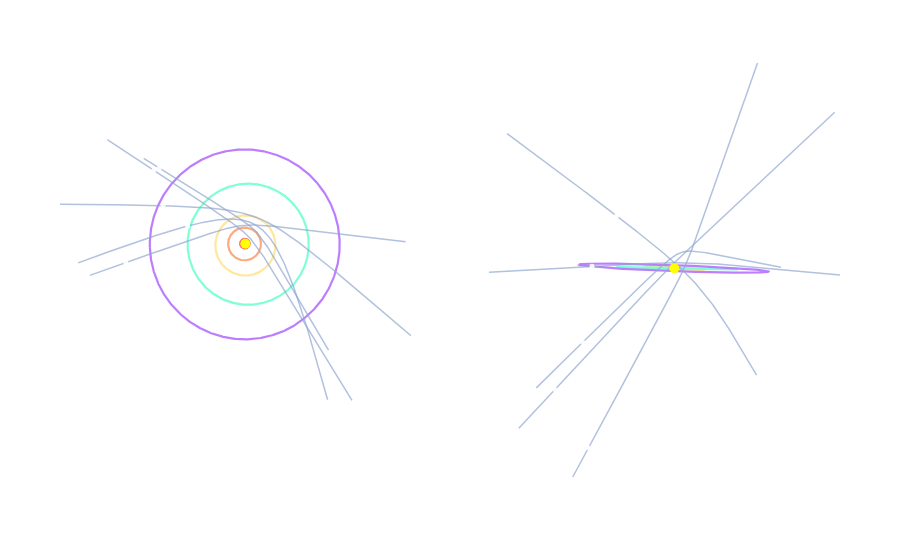

The notebook cell this image was saved under:
### Markdown cell above
## 5) Parabolic & hyperbolic orbits

Parabolic and hyperbolic orbits are naturally handelled by Layup Visualize in the exact same way as any other regular orbit. The only difference is we set a maximum distance that we draw the parabolae/hyperbolae out to, which the user can alter if they want to see more or less of the trajectory

### Code cell
# --- toy dataset: 5 example hyperbolic orbits ---
rng = np.random.default_rng(24601)
N = 5
dtype = [
    ("ObjID", "U32"),
    ("epochMJD_TDB", "f8"),
    ("q", "f8"),
    ("e", "f8"),
    ("inc", "f8"),
    ("argPeri", "f8"),
    ("node", "f8"),
    ("t_p_MJD_TDB", "f8"),
]

orbits = np.zeros(N, dtype=dtype)
orbits["ObjID"] = [f"Obj-{i:02d}" for i in range(N)]
orbits["epochMJD_TDB"] = float(61000.0)
orbits["q"] = rng.uniform(1.5, 12.0, size=N)
orbits["e"] = np.clip(rng.normal(5.0, 2.5, size=N), 1.0, 10.0)  # <-- keep it hyperbolic now
orbits["inc"] = rng.uniform(0, 60, size=N)
orbits["argPeri"] = rng.uniform(0, 360.0, size=N)
orbits["node"] = rng.uniform(0, 360.0, size=N)
orbits["t_p_MJD_TDB"] = float(58000.0)

# --- build lines again, but set a maximum render distance of 60 au ---
conic_cache, lines_cache, sunpos_cache, pos_cache = prepopulate_orbit_variants(
    orbits,
    orbit_format="COM",
    input_plane="ecliptic",
    input_origin="heliocentric",
)

planet_names = ["Mercury", "Venus", "Earth", "Mars", "Jupiter", "Saturn", "Uranus", "Neptune"]
planet_lines_cache, planet_id = build_planet_lines_cache(
    ephem,
    epochJD_center,
    planet_names=planet_names,
    n_points=900,
)

key = ("helio", "ecl")
conic = conic_cache[key]
orbit_pos = pos_cache[key]
sun_xyz = sunpos_cache[key]

lines = conic_lines_from_classical_conic(conic, n_points=400, r_max=60)

# --- draw 2d plot ---
fig2d = plotly_2D(
    lines,
    conic,
    orbit_pos=orbit_pos,
    planet_lines=planet_lines_cache[("helio", "ecl")],
    planet_id=planet_id,
    plot_sun=True,
    panels=("XY", "XZ"),
    return_fig=True,
)
fig2d

### Figure 1 — Plotly figure (JSON) as saved in the notebook; plotly's stock layout.template omitted (floating-point values rounded to 4 significant figures; data arrays with more than 128 entries replaced by an {"elided": "..."} marker saying what was removed)
{"data": [{"hovertemplate": "Mercury<extra></extra>", "line": {"color": "rgba(190,190,190,0.95)", "width": 2.2}, "meta": {"kind": "Planet"}, "mode": "lines", "name": "Mercury", "showlegend": false, "type": "scatter", "x": {"elided": "900 float values"}, "xaxis": "x", "y": {"elided": "900 float values"}, "yaxis": "y"}, {"hovertemplate": "Mercury<extra></extra>", "line": {"color": "rgba(190,190,190,0.95)", "width": 2.2}, "meta": {"kind": "Planet"}, "mode": "lines", "name": "Mercury", "showlegend": false, "type": "scatter", "x": {"elided": "900 float values"}, "xaxis": "x2", "y": {"elided": "900 float values"}, "yaxis": "y2"}, {"hovertemplate": "Venus<extra></extra>", "line": {"color": "rgba(255,190,90,0.95)", "width": 2.2}, "meta": {"kind": "Planet"}, "mode": "lines", "name": "Venus", "showlegend": false, "type": "scatter", "x": {"elided": "900 float values"}, "xaxis": "x", "y": {"elided": "900 float values"}, "yaxis": "y"}, {"hovertemplate": "Venus<extra></extra>", "line": {"color": "rgba(255,190,90,0.95)", "width": 2.2}, "meta": {"kind": "Planet"}, "mode": "lines", "name": "Venus", "showlegend": false, "type": "scatter", "x": {"elided": "900 float values"}, "xaxis": "x2", "y": {"elided": "900 float values"}, "yaxis": "y2"}, {"hovertemplate": "Earth<extra></extra>", "line": {"color": "rgba(90,210,255,0.95)", "width": 2.2}, "meta": {"kind": "Planet"}, "mode": "lines", "name": "Earth", "showlegend": false, "type": "scatter", "x": {"elided": "900 float values"}, "xaxis": "x", "y": {"elided": "900 float values"}, "yaxis": "y"}, {"hovertemplate": "Earth<extra></extra>", "line": {"color": "rgba(90,210,255,0.95)", "width": 2.2}, "meta": {"kind": "Planet"}, "mode": "lines", "name": "Earth", "showlegend": false, "type": "scatter", "x": {"elided": "900 float values"}, "xaxis": "x2", "y": {"elided": "900 float values"}, "yaxis": "y2"}, {"hovertemplate": "Mars<extra></extra>", "line": {"color": "rgba(255,90,90,0.95)", "width": 2.2}, "meta": {"kind": "Planet"}, "mode": "lines", "name": "Mars", "showlegend": false, "type": "scatter", "x": {"elided": "900 float values"}, "xaxis": "x", "y": {"elided": "900 float values"}, "yaxis": "y"}, {"hovertemplate": "Mars<extra></extra>", "line": {"color": "rgba(255,90,90,0.95)", "width": 2.2}, "meta": {"kind": "Planet"}, "mode": "lines", "name": "Mars", "showlegend": false, "type": "scatter", "x": {"elided": "900 float values"}, "xaxis": "x2", "y": {"elided": "900 float values"}, "yaxis": "y2"}, {"hovertemplate": "Jupiter<extra></extra>", "line": {"color": "rgba(255,165,120,0.95)", "width": 2.2}, "meta": {"kind": "Planet"}, "mode": "lines", "name": "Jupiter", "showlegend": false, "type": "scatter", "x": {"elided": "900 float values"}, "xaxis": "x", "y": {"elided": "900 float values"}, "yaxis": "y"}, {"hovertemplate": "Jupiter<extra></extra>", "line": {"color": "rgba(255,165,120,0.95)", "width": 2.2}, "meta": {"kind": "Planet"}, "mode": "lines", "name": "Jupiter", "showlegend": false, "type": "scatter", "x": {"elided": "900 float values"}, "xaxis": "x2", "y": {"elided": "900 float values"}, "yaxis": "y2"}, {"hovertemplate": "Saturn<extra></extra>", "line": {"color": "rgba(255,230,150,0.95)", "width": 2.2}, "meta": {"kind": "Planet"}, "mode": "lines", "name": "Saturn", "showlegend": false, "type": "scatter", "x": {"elided": "900 float values"}, "xaxis": "x", "y": {"elided": "900 float values"}, "yaxis": "y"}, {"hovertemplate": "Saturn<extra></extra>", "line": {"color": "rgba(255,230,150,0.95)", "width": 2.2}, "meta": {"kind": "Planet"}, "mode": "lines", "name": "Saturn", "showlegend": false, "type": "scatter", "x": {"elided": "900 float values"}, "xaxis": "x2", "y": {"elided": "900 float values"}, "yaxis": "y2"}, {"hovertemplate": "Uranus<extra></extra>", "line": {"color": "rgba(120,255,210,0.95)", "width": 2.2}, "meta": {"kind": "Planet"}, "mode": "lines", "name": "Uranus", "showlegend": false, "type": "scatter", "x": {"elided": "900 float values"}, "xaxis": "x", "y": {"elided": "900 float values"}, "yaxis": "y"}, {"hovertemplate": "Uranus<extra></extra>", "line": {"color": "rgba(120,255,210,0.95)", "width": 2.2}, "meta": {"kind": "Planet"}, "mode": "lines", "name": "Uranus", "showlegend": false, "type": "scatter", "x": {"elided": "900 float values"}, "xaxis": "x2", "y": {"elided": "900 float values"}, "yaxis": "y2"}, {"hovertemplate": "Neptune<extra></extra>", "line": {"color": "rgba(185,120,255,0.95)", "width": 2.2}, "meta": {"kind": "Planet"}, "mode": "lines", "name": "Neptune", "showlegend": false, "type": "scatter", "x": {"elided": "900 float values"}, "xaxis": "x", "y": {"elided": "900 float values"}, "yaxis": "y"}, {"hovertemplate": "Neptune<extra></extra>", "line": {"color": "rgba(185,120,255,0.95)", "width": 2.2}, "meta": {"kind": "Planet"}, "mode": "lines", "name": "Neptune", "showlegend": false, "type": "scatter", "x": {"elided": "900 float values"}, "xaxis": "x2", "y": {"elided": "900 float values"}, "yaxis": "y2"}, {"hovertemplate": "Obj-00<br>e: 1.4071<br>i: 29.34°<br>Ω: 73.56°<br>ω: 349.22°<extra></extra>", "line": {"color": "rgba(144,167,209,0.7)", "width": 1.5}, "meta": {"kind": "Hyperbolic"}, "mode": "lines", "name": "Obj-00", "showlegend": false, "type": "scatter", "x": {"elided": "400 float values"}, "xaxis": "x", "y": {"elided": "400 float values"}, "yaxis": "y"}, {"hovertemplate": "Obj-00<br>e: 1.4071<br>i: 29.34°<br>Ω: 73.56°<br>ω: 349.22°<extra></extra>", "line": {"color": "rgba(144,167,209,0.7)", "width": 1.5}, "meta": {"kind": "Hyperbolic"}, "mode": "lines", "name": "Obj-00", "showlegend": false, "type": "scatter", "x": {"elided": "400 float values"}, "xaxis": "x2", "y": {"elided": "400 float values"}, "yaxis": "y2"}, {"hovertemplate": "Obj-01<br>e: 2.8163<br>i: 7.13°<br>Ω: 341.77°<br>ω: 87.69°<extra></extra>", "line": {"color": "rgba(144,167,209,0.7)", "width": 1.5}, "meta": {"kind": "Hyperbolic"}, "mode": "lines", "name": "Obj-01", "showlegend": false, "type": "scatter", "x": {"elided": "400 float values"}, "xaxis": "x", "y": {"elided": "400 float values"}, "yaxis": "y"}, {"hovertemplate": "Obj-01<br>e: 2.8163<br>i: 7.13°<br>Ω: 341.77°<br>ω: 87.69°<extra></extra>", "line": {"color": "rgba(144,167,209,0.7)", "width": 1.5}, "meta": {"kind": "Hyperbolic"}, "mode": "lines", "name": "Obj-01", "showlegend": false, "type": "scatter", "x": {"elided": "400 float values"}, "xaxis": "x2", "y": {"elided": "400 float values"}, "yaxis": "y2"}, {"hovertemplate": "Obj-02<br>e: 5.7201<br>i: 45.58°<br>Ω: 233.47°<br>ω: 173.28°<extra></extra>", "line": {"color": "rgba(144,167,209,0.7)", "width": 1.5}, "meta": {"kind": "Hyperbolic"}, "mode": "lines", "name": "Obj-02", "showlegend": false, "type": "scatter", "x": {"elided": "400 float values"}, "xaxis": "x", "y": {"elided": "400 float values"}, "yaxis": "y"}, {"hovertemplate": "Obj-02<br>e: 5.7201<br>i: 45.58°<br>Ω: 233.47°<br>ω: 173.28°<extra></extra>", "line": {"color": "rgba(144,167,209,0.7)", "width": 1.5}, "meta": {"kind": "Hyperbolic"}, "mode": "lines", "name": "Obj-02", "showlegend": false, "type": "scatter", "x": {"elided": "400 float values"}, "xaxis": "x2", "y": {"elided": "400 float values"}, "yaxis": "y2"}, {"hovertemplate": "Obj-03<br>e: 2.9019<br>i: 54.22°<br>Ω: 304.11°<br>ω: 105.26°<extra></extra>", "line": {"color": "rgba(144,167,209,0.7)", "width": 1.5}, "meta": {"kind": "Hyperbolic"}, "mode": "lines", "name": "Obj-03", "showlegend": false, "type": "scatter", "x": {"elided": "400 float values"}, "xaxis": "x", "y": {"elided": "400 float values"}, "yaxis": "y"}, {"hovertemplate": "Obj-03<br>e: 2.9019<br>i: 54.22°<br>Ω: 304.11°<br>ω: 105.26°<extra></extra>", "line": {"color": "rgba(144,167,209,0.7)", "width": 1.5}, "meta": {"kind": "Hyperbolic"}, "mode": "lines", "name": "Obj-03", "showlegend": false, "type": "scatter", "x": {"elided": "400 float values"}, "xaxis": "x2", "y": {"elided": "400 float values"}, "yaxis": "y2"}, {"hovertemplate": "Obj-04<br>e: 5.0662<br>i: 33.28°<br>Ω: 287.07°<br>ω: 170.76°<extra></extra>", "line": {"color": "rgba(144,167,209,0.7)", "width": 1.5}, "meta": {"kind": "Hyperbolic"}, "mode": "lines", "name": "Obj-04", "showlegend": false, "type": "scatter", "x": {"elided": "400 float values"}, "xaxis": "x", "y": {"elided": "400 float values"}, "yaxis": "y"}, {"hovertemplate": "Obj-04<br>e: 5.0662<br>i: 33.28°<br>Ω: 287.07°<br>ω: 170.76°<extra></extra>", "line": {"color": "rgba(144,167,209,0.7)", "width": 1.5}, "meta": {"kind": "Hyperbolic"}, "mode": "lines", "name": "Obj-04", "showlegend": false, "type": "scatter", "x": {"elided": "400 float values"}, "xaxis": "x2", "y": {"elided": "400 float values"}, "yaxis": "y2"}, {"customdata": [["61000.00000", "2025 Nov 2"], ["61000.00000", "2025 Nov 2"], ["61000.00000", "2025 Nov 2"], ["61000.00000", "2025 Nov 2"], ["61000.00000", "2025 Nov 2"]], "hovertemplate": "%{text}<br>@ MJD %{customdata[0]}<br>(%{customdata[1]})<extra></extra>", "marker": {"color": "rgba(255,255,255,0.9)", "size": 5}, "meta": {"kind": "epoch"}, "mode": "markers", "showlegend": false, "text": ["Obj-00", "Obj-01", "Obj-02", "Obj-03", "Obj-04"], "type": "scatter", "x": [-18.29, -26.06, -27.22, -29.0, -37.83], "xaxis": "x", "y": [5.607, 12.06, 23.99, 23.29, -5.97], "yaxis": "y"}, {"customdata": [["61000.00000", "2025 Nov 2"], ["61000.00000", "2025 Nov 2"], ["61000.00000", "2025 Nov 2"], ["61000.00000", "2025 Nov 2"], ["61000.00000", "2025 Nov 2"]], "hovertemplate": "%{text}<br>@ MJD %{customdata[0]}<br>(%{customdata[1]})<extra></extra>", "marker": {"color": "rgba(255,255,255,0.9)", "size": 5}, "meta": {"kind": "epoch"}, "mode": "markers", "showlegend": false, "text": ["Obj-00", "Obj-01", "Obj-02", "Obj-03", "Obj-04"], "type": "scatter", "x": [-18.29, -26.06, -27.22, -29.0, -37.83], "xaxis": "x2", "y": [10.75, 0.4129, -36.89, -15.2, -24.88], "yaxis": "y2"}, {"marker": {"color": "yellow", "size": 10}, "mode": "markers", "name": "Sun", "showlegend": false, "type": "scatter", "x": [0.0], "xaxis": "x", "y": [0.0], "yaxis": "y"}, {"marker": {"color": "yellow", "size": 10}, "mode": "markers", "name": "Sun", "showlegend": false, "type": "scatter", "x": [0.0], "xaxis": "x2", "y": [0.0], "yaxis": "y2"}], "layout": {"autosize": true, "font": {"color": "white"}, "hoverdistance": 0, "hovermode": "closest", "margin": {"b": 60, "l": 60, "r": 60, "t": 40}, "paper_bgcolor": "rgba(0,0,0,0)", "plot_bgcolor": "rgba(0,0,0,0)", "xaxis": {"anchor": "y", "domain": [0, 0.45], "gridcolor": "rgba(255,255,255,0.08)", "showgrid": true, "title": {"text": "X [AU]"}}, "xaxis2": {"anchor": "y2", "domain": [0.55, 1], "gridcolor": "rgba(255,255,255,0.08)", "showgrid": true, "title": {"text": "X [AU]"}}, "yaxis": {"anchor": "x", "domain": [0, 1], "gridcolor": "rgba(255,255,255,0.08)", "scaleanchor": "x", "scaleratio": 1, "showgrid": true, "title": {"text": "Y [AU]"}}, "yaxis2": {"anchor": "x2", "domain": [0, 1], "gridcolor": "rgba(255,255,255,0.08)", "showgrid": true, "title": {"text": "Z [AU]"}}}}
